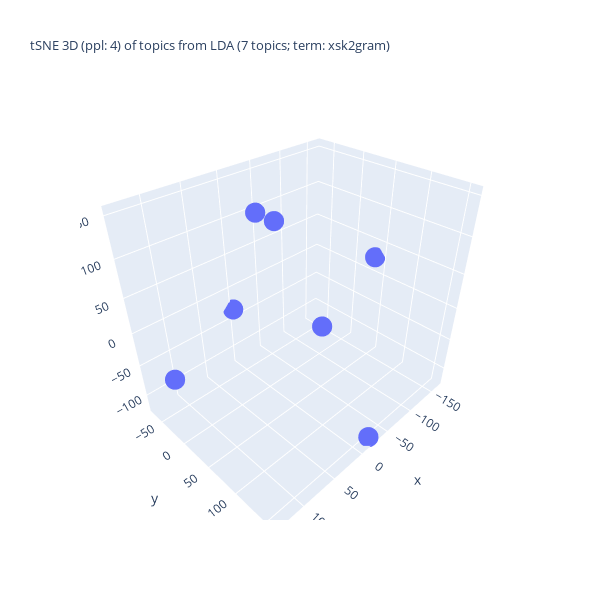

Notebook code cell kept with this figure:
### Code cell
%%capture --no-display
## Plotlyを使って tSNE の結果の可視化 (3D)
import numpy as np
import plotly.graph_objects as go
## 変数の指定
d1, d2, d3 = topic_tsne_3d[:,0], topic_tsne_3d[:,1], topic_tsne_3d[:,2]
fig = go.Figure(data = [go.Scatter3d(x = d1, y = d2, z = d3,
                                     mode = 'markers', marker = dict(size = 7)) ])
## 3D 散布図にラベルを追加する処理は未実装
if use_FastText:
    if use_LDA:
        title_val = f"tSNE 3D (ppl: {top_perplexity_val}) of topics from LDA ({n_topics} topics; term: {lda_term_type}) x FastText ({ft_n_dims} dims; term: {ft_term_type}; window: {ft_window_size})"
    else:
        title_val = f"tSNE 3D (ppl: {top_perplexity_val}) of dims under FastText ({n_topics} dims)"
else:
    title_val = f"tSNE 3D (ppl: {top_perplexity_val}) of topics from LDA ({n_topics} topics; term: {lda_term_type})"
#
fig.update_layout(title = dict(text = title_val, font_size = 13),
                  autosize = False, width = 600, height = 600,)
fig.show()

### Figure 1 — Plotly figure (JSON) as saved in the notebook; plotly's stock layout.template omitted (floating-point values rounded to 4 significant figures)
{"data": [{"marker": {"size": 7}, "mode": "markers", "type": "scatter3d", "x": [32.58, 0.4396, -19.61, 13.75, -67.94, -163.9, 133.2], "y": [27.17, -70.24, 157.5, 105.6, -57.41, 38.91, -11.69], "z": [151.9, -32.0, -120.3, 40.0, 80.75, 27.32, -35.53]}], "layout": {"autosize": false, "height": 600, "title": {"font": {"size": 13}, "text": "tSNE 3D (ppl: 4) of topics from LDA (7 topics; term: xsk2gram)"}, "width": 600}}
